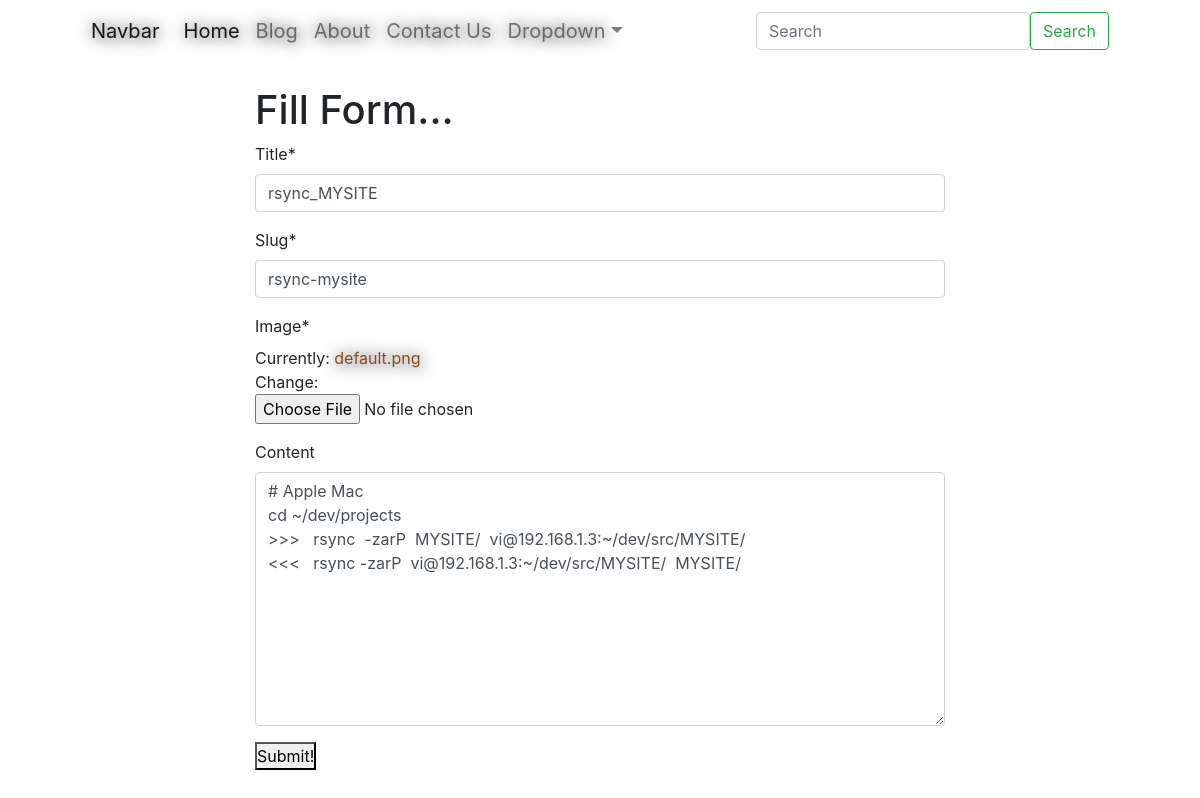
Page /blog/rsync-mysite/update/ on the committed database.
### appBlog/models.py (models this page shows, shortened)
class Post(models.Model):
    user = models.ForeignKey(User, default=1, null=True, on_delete=models.SET_NULL)
    title = models.CharField(max_length=256)
    slug = models.SlugField(default="default-slug", unique=True)
    image = models.ImageField(upload_to='img/', null=True, default='img/default.png')
    content = models.TextField(null=True, blank=True)
    publish_time = models.DateTimeField(auto_now=True, auto_now_add=False, null=True, blank=True)
    timestamp = models.DateTimeField(auto_now=True)
    updated = models.DateTimeField(auto_now=True)
    objects = PostManager()
    class Meta:
        ordering = ['-updated', '-pk', '-timestamp'] # '-publish_time'
    '''
    python manage.py shell

    from appBlog.models import Post

    Post.objects.all()
                .first()
                .last().title
                .last().content

    obj = Post(title="foo", content='bar')
    obj.save()

    '''

### appBlog/views.py (the view)
# urls.py: path('<str:slug>/update/', views.update),
def update(request, slug):
    obj = get_object_or_404(Post, slug=slug)
    form = PostModelForm(request.POST or None, instance=obj)
    if form.is_valid():
        form.save()
        return redirect("/blog/")
    context = {'form':form, "title":"Update Post"}
    template = 'form.html'
    return render(request, template, context)

### appBlog/forms.py (shortened to what this page needs)
class PostModelForm(forms.ModelForm):
    class Meta:
        model = Post
        fields = ['title', 'slug', 'image', 'content']

### appBlog/models.py (called while the page is built)
    def get_queryset(self):
        return PostQuerySet(self.model, using=self._db)

### Templates/form.html
{% extends 'main/base.html' %}
{% load crispy_forms_tags %}
{% block content %}
    <h1>Fill Form...</h1>
    <form method='POST' action='.' enctype='multipart/form-data'> {% csrf_token %}
        {{ form | crispy }}
        <button type="submit">Submit!</button>
    </form>
{% endblock %}

### static/main.css (style rules this page uses)
* { padding: 0; margin: 0; }
body { margin: 0 auto; background-size: 150%, 150%; background-repeat: no-repeat; background-attachment: fixed; background-position: center; width: 90%; }
a { color: rgb(136, 76, 30); text-shadow: 1px 1px 16px black; }

### rows in the picture
Post: title "rsync_MYSITE", slug "rsync-mysite", content "# Apple Mac cd ~/dev/projects >>> rsync -zarP MYSITE/ vi@192.168.1.3:~/dev/src/MYSITE/ <<< rsync -zarP vi@192.168.1.3:~/dev/src/MYSITE/ MYSITE/"
